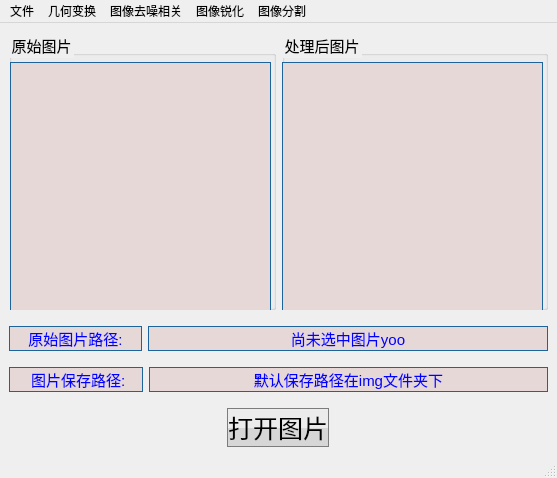
 <widget class="QMainWindow" name="mainWindow">
  <property name="geometry">
   <rect>
    <x>0</x>
    <y>0</y>
    <width>557</width>
    <height>478</height>
   </rect>
  </property>
  <property name="windowTitle">
   <string>STQ数字图像处理</string>
  </property>
  <property name="styleSheet">
   <string notr="true">QLabel { 
    color: blue ;
    font-size:15px;
	border:1px solid #1d649c;
	font-family:微软雅黑;
	background-color: #e7d8d8
}

QGroupBox {
	font-family:华文彩云;
	font-size:15px;
}

QPushButton {
    border: 1px solid rgb(124, 124, 124);
    background-color: qconicalgradient(cx:0.5, cy:0.5, angle:180, stop:0.49999 rgba(214, 214, 214, 255), stop:0.50001 rgba(236, 236, 236, 255));	
    border-radius:30px;
	font-family:华文彩云;
	font-size:25px;
}

QPushButton:hover{
    border: 1px solid #3C80B1;
    background-color: qconicalgradient(cx:0.5, cy:0.5, angle:180, stop:0.49999 rgba(181, 225, 250, 255), stop:0.50001 rgba(222, 242, 251, 255));
    border-radius:5px;
}

QPushButton:pressed{
    border: 1px solid #5F92B2;
    background-color: qconicalgradient(cx:0.5, cy:0.5, angle:180, stop:0.49999 rgba(134, 198, 233, 255), stop:0.50001 rgba(206, 234, 248, 255));
    border-radius:5px;
}</string>
  </property>
  <widget class="QWidget" name="centralwidget">
   <layout class="QVBoxLayout" name="verticalLayout" stretch="10,1,0,1">
    <item>
     <layout class="QHBoxLayout" name="horizontalLayout" stretch="1,1">
      <property name="bottomMargin">
       <number>10</number>
      </property>
      <item>
       <widget class="QGroupBox" name="original_group">
        <property name="title">
         <string>原始图片</string>
        </property>
        <widget class="QLabel" name="ori_pic">
         <property name="geometry">
          <rect>
           <x>1</x>
           <y>30</y>
           <width>261</width>
           <height>251</height>
          </rect>
         </property>
         <property name="text">
          <string/>
         </property>
        </widget>
       </widget>
      </item>
      <item>
       <widget class="QGroupBox" name="fixed_group">
        <property name="title">
         <string>处理后图片</string>
        </property>
        <widget class="QLabel" name="fixed_pic">
         <property name="geometry">
          <rect>
           <x>0</x>
           <y>30</y>
           <width>261</width>
           <height>251</height>
          </rect>
         </property>
         <property name="text">
          <string/>
         </property>
        </widget>
       </widget>
      </item>
     </layout>
    </item>
    <item>
     <layout class="QHBoxLayout" name="horizontalLayout_2" stretch="1,3">
      <property name="bottomMargin">
       <number>10</number>
      </property>
      <item>
       <widget class="QLabel" name="origin_label">
        <property name="text">
         <string>原始图片路径:</string>
        </property>
        <property name="alignment">
         <set>Qt::AlignCenter</set>
        </property>
       </widget>
      </item>
      <item>
       <widget class="QLabel" name="origin_pic_path">
        <property name="text">
         <string>尚未选中图片yoo</string>
        </property>
        <property name="alignment">
         <set>Qt::AlignCenter</set>
        </property>
       </widget>
      </item>
     </layout>
    </item>
    <item>
     <layout class="QHBoxLayout" name="horizontalLayout_3" stretch="0,3">
      <property name="bottomMargin">
       <number>10</number>
      </property>
      <item>
       <widget class="QLabel" name="save_label">
        <property name="sizePolicy">
         <sizepolicy hsizetype="Fixed" vsizetype="Fixed">
          <horstretch>0</horstretch>
          <verstretch>0</verstretch>
         </sizepolicy>
        </property>
        <property name="text">
         <string>     图片保存路径:    </string>
        </property>
        <property name="alignment">
         <set>Qt::AlignCenter</set>
        </property>
       </widget>
      </item>
      <item>
       <widget class="QLabel" name="save_pic_path">
        <property name="text">
         <string>默认保存路径在img文件夹下</string>
        </property>
        <property name="alignment">
         <set>Qt::AlignCenter</set>
        </property>
       </widget>
      </item>
     </layout>
    </item>
    <item>
     <layout class="QHBoxLayout" name="horizontalLayout_4">
      <property name="spacing">
       <number>0</number>
      </property>
      <property name="topMargin">
       <number>0</number>
      </property>
      <item>
       <widget class="QPushButton" name="Open_btn">
        <property name="sizePolicy">
         <sizepolicy hsizetype="Fixed" vsizetype="Fixed">
          <horstretch>0</horstretch>
          <verstretch>0</verstretch>
         </sizepolicy>
        </property>
        <property name="text">
         <string>打开图片</string>
        </property>
       </widget>
      </item>
     </layout>
    </item>
   </layout>
  </widget>
  <widget class="QMenuBar" name="menubar">
   <property name="enabled">
    <bool>true</bool>
   </property>
   <property name="geometry">
    <rect>
     <x>0</x>
     <y>0</y>
     <width>557</width>
     <height>26</height>
    </rect>
   </property>
   <property name="cursor">
    <cursorShape>CrossCursor</cursorShape>
   </property>
   <widget class="QMenu" name="file_menu">
    <property name="enabled">
     <bool>true</bool>
    </property>
    <property name="title">
     <string>文件</string>
    </property>
    <addaction name="show_info"/>
    <addaction name="grey_info"/>
   </widget>
   <widget class="QMenu" name="geo_menu">
    <property name="enabled">
     <bool>true</bool>
    </property>
    <property name="title">
     <string>几何变换</string>
    </property>
    <widget class="QMenu" name="move">
     <property name="enabled">
      <bool>true</bool>
     </property>
     <property name="title">
      <string>平移图片</string>
     </property>
     <addaction name="separator"/>
     <addaction name="move_menu"/>
     <addaction name="move_change_menu"/>
    </widget>
    <widget class="QMenu" name="shrink">
     <property name="title">
      <string>图像缩小</string>
     </property>
     <addaction name="shrink_menu"/>
     <addaction name="shrink_same_menu"/>
    </widget>
    <widget class="QMenu" name="shear">
     <property name="title">
      <string>错切</string>
     </property>
     <addaction name="shearx_menu"/>
     <addaction name="sheary_menu"/>
    </widget>
    <widget class="QMenu" name="Magnification">
     <property name="title">
      <string>图像放大</string>
     </property>
     <addaction name="Magnification_N_menu"/>
     <addaction name="Magnification_B_menu"/>
    </widget>
    <widget class="QMenu" name="rotate">
     <property name="title">
      <string>反变换图像旋转</string>
     </property>
     <addaction name="separator"/>
     <addaction name="Rotate_Counterclockwise_menu"/>
     <addaction name="Rotate_Clockwise_menu"/>
    </widget>
    <addaction name="move"/>
    <addaction name="Mirror_H_menu"/>
    <addaction name="Mirror_V_menu"/>
    <addaction name="Central_symmetry_menu"/>
    <addaction name="rotate"/>
    <addaction name="shrink"/>
    <addaction name="shear"/>
    <addaction name="Magnification"/>
   </widget>
   <widget class="QMenu" name="denoising_menu">
    <property name="enabled">
     <bool>true</bool>
    </property>
    <property name="title">
     <string>图像去噪相关</string>
    </property>
    <widget class="QMenu" name="Histogram_Equalization">
     <property name="title">
      <string>直方图均衡化</string>
     </property>
     <addaction name="Histogram_Equalization2_menu"/>
     <addaction name="Histogram_Equalization_menu"/>
    </widget>
    <widget class="QMenu" name="Noise_menu">
     <property name="title">
      <string>随机给图片添加噪声</string>
     </property>
     <addaction name="Salt_And_Pepper_Noise_menu"/>
     <addaction name="Gauss_Noise_menu"/>
     <addaction name="Random_Noise_menu"/>
    </widget>
    <widget class="QMenu" name="Filter_menu">
     <property name="title">
      <string>图像滤波</string>
     </property>
     <addaction name="Black_And_White_Dot_Noise_Filtering_menu"/>
     <addaction name="Gaussian_Blur_menu"/>
     <addaction name="Average_Filtering_menu"/>
     <addaction name="Median_Filtering_menu"/>
     <addaction name="SNN_menu"/>
     <addaction name="KNN_menu"/>
    </widget>
    <addaction name="ShowHistmenu"/>
    <addaction name="Histogram_Equalization"/>
    <addaction name="Binarization_menu"/>
    <addaction name="Grey_Cutter_menu"/>
    <addaction name="Noise_menu"/>
    <addaction name="Filter_menu"/>
   </widget>
   <widget class="QMenu" name="sharp_menu">
    <property name="enabled">
     <bool>true</bool>
    </property>
    <property name="title">
     <string>图像锐化</string>
    </property>
    <widget class="QMenu" name="one_sharpen_menu">
     <property name="title">
      <string>一阶锐化</string>
     </property>
     <addaction name="Horizontal_Sharpen_menu"/>
     <addaction name="Vertical_Sharpen_menu"/>
    </widget>
    <widget class="QMenu" name="menuLaplacian">
     <property name="title">
      <string>Laplacian算子</string>
     </property>
     <addaction name="Laplacian_menu"/>
     <addaction name="Laplacian2_menu"/>
    </widget>
    <addaction name="one_sharpen_menu"/>
    <addaction name="Gradient_menu"/>
    <addaction name="Robert_menu"/>
    <addaction name="Sobel_menu"/>
    <addaction name="Prewitt_menu"/>
    <addaction name="menuLaplacian"/>
    <addaction name="Wallis_menu"/>
   </widget>
   <widget class="QMenu" name="cut_menu">
    <property name="enabled">
     <bool>true</bool>
    </property>
    <property name="title">
     <string>图像分割</string>
    </property>
    <addaction name="Gray_Histogram_Segmentation_menu"/>
    <addaction name="Minimum_Variance_menu"/>
    <addaction name="P_Parameter_menu"/>
    <addaction name="Erosion_menu"/>
    <addaction name="Inflation_menu"/>
    <addaction name="Close_Operation_menu"/>
    <addaction name="Open_Operation_menu"/>
   </widget>
   <addaction name="file_menu"/>
   <addaction name="geo_menu"/>
   <addaction name="denoising_menu"/>
   <addaction name="sharp_menu"/>
   <addaction name="cut_menu"/>
  </widget>
  <widget class="QStatusBar" name="statusbar"/>
  <action name="show_info">
   <property name="enabled">
    <bool>true</bool>
   </property>
   <property name="text">
    <string>显示位图信息</string>
   </property>
  </action>
  <action name="move_menu">
   <property name="text">
    <string>不改变图片大小</string>
   </property>
  </action>
  <action name="move_change_menu">
   <property name="text">
    <string>改变图片大小</string>
   </property>
  </action>
  <action name="Mirror_H_menu">
   <property name="text">
    <string>水平镜像</string>
   </property>
  </action>
  <action name="Mirror_V_menu">
   <property name="text">
    <string>垂直镜像</string>
   </property>
  </action>
  <action name="Central_symmetry_menu">
   <property name="text">
    <string>中心对称</string>
   </property>
  </action>
  <action name="shrink_menu">
   <property name="text">
    <string>任意比例缩小</string>
   </property>
  </action>
  <action name="shrink_same_menu">
   <property name="text">
    <string>按相同比例缩小</string>
   </property>
  </action>
  <action name="shearx_menu">
   <property name="text">
    <string>x_axis</string>
   </property>
  </action>
  <action name="sheary_menu">
   <property name="text">
    <string>y_axis</string>
   </property>
  </action>
  <action name="Magnification_N_menu">
   <property name="text">
    <string>双线性插值放大</string>
   </property>
  </action>
  <action name="Magnification_B_menu">
   <property name="text">
    <string>最近邻插值放大</string>
   </property>
  </action>
  <action name="ShowHistmenu">
   <property name="text">
    <string>显示灰度直方图</string>
   </property>
  </action>
  <action name="Histogram_Equalization2_menu">
   <property name="text">
    <string>三个通道分别均衡化</string>
   </property>
  </action>
  <action name="Histogram_Equalization_menu">
   <property name="text">
    <string>三个通道一起均衡化（不推荐）</string>
   </property>
  </action>
  <action name="Binarization_menu">
   <property name="text">
    <string>二值化</string>
   </property>
  </action>
  <action name="Grey_Cutter_menu">
   <property name="text">
    <string>灰度级切片</string>
   </property>
  </action>
  <action name="Salt_And_Pepper_Noise_menu">
   <property name="text">
    <string>椒盐噪声</string>
   </property>
  </action>
  <action name="Gauss_Noise_menu">
   <property name="text">
    <string>高斯噪声</string>
   </property>
  </action>
  <action name="Random_Noise_menu">
   <property name="text">
    <string>随机噪声</string>
   </property>
  </action>
  <action name="Black_And_White_Dot_Noise_Filtering_menu">
   <property name="text">
    <string>黑白噪声点滤波</string>
   </property>
  </action>
  <action name="Gaussian_Blur_menu">
   <property name="text">
    <string>Gauss滤波</string>
   </property>
  </action>
  <action name="Average_Filtering_menu">
   <property name="text">
    <string>均值滤波</string>
   </property>
  </action>
  <action name="Median_Filtering_menu">
   <property name="text">
    <string>中值滤波</string>
   </property>
  </action>
  <action name="SNN_menu">
   <property name="text">
    <string>SNN滤波</string>
   </property>
  </action>
  <action name="KNN_menu">
   <property name="text">
    <string>KNN滤波</string>
   </property>
  </action>
  <action name="Horizontal_Sharpen_menu">
   <property name="text">
    <string>水平方向的一阶锐化</string>
   </property>
  </action>
  <action name="Vertical_Sharpen_menu">
   <property name="text">
    <string>垂直方向的一阶锐化</string>
   </property>
  </action>
  <action name="Gradient_menu">
   <property name="text">
    <string>基于门限值的梯度锐化</string>
   </property>
  </action>
  <action name="Robert_menu">
   <property name="text">
    <string>Robert算子</string>
   </property>
  </action>
  <action name="Sobel_menu">
   <property name="text">
    <string>Sobel算子</string>
   </property>
  </action>
  <action name="Prewitt_menu">
   <property name="text">
    <string>Prewitt算子</string>
   </property>
  </action>
  <action name="Laplacian_menu">
   <property name="text">
    <string>普通Laplacian算子</string>
   </property>
  </action>
  <action name="Laplacian2_menu">
   <property name="text">
    <string>最接近原图的Laplacian算子</string>
   </property>
  </action>
  <action name="Wallis_menu">
   <property name="text">
    <string>Wallis算子</string>
   </property>
  </action>
  <action name="Rotate_Counterclockwise_menu">
   <property name="text">
    <string>逆时针</string>
   </property>
  </action>
  <action name="Rotate_Clockwise_menu">
   <property name="text">
    <string>顺时针</string>
   </property>
  </action>
  <action name="grey_info">
   <property name="text">
    <string>图片灰度化</string>
   </property>
  </action>
  <action name="Gray_Histogram_Segmentation_menu">
   <property name="text">
    <string>灰度直方图阈值分割</string>
   </property>
  </action>
  <action name="Minimum_Variance_menu">
   <property name="text">
    <string>最小类内方差</string>
   </property>
  </action>
  <action name="P_Parameter_menu">
   <property name="text">
    <string>p 参数生长</string>
   </property>
  </action>
  <action name="Erosion_menu">
   <property name="text">
    <string>腐蚀</string>
   </property>
  </action>
  <action name="Inflation_menu">
   <property name="text">
    <string>膨胀</string>
   </property>
  </action>
  <action name="Close_Operation_menu">
   <property name="text">
    <string>闭运算</string>
   </property>
  </action>
  <action name="Open_Operation_menu">
   <property name="text">
    <string>开运算</string>
   </property>
  </action>
 </widget>
